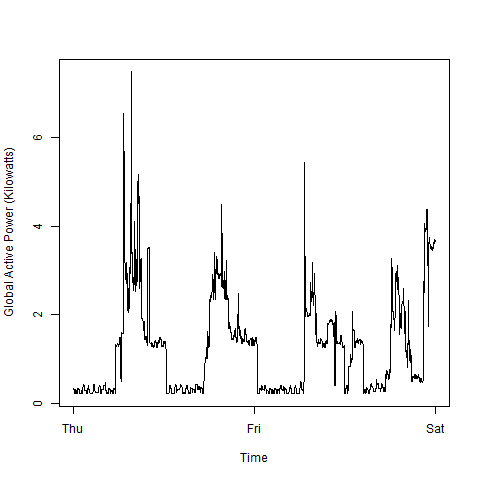

Here is the R script that generated this plot:
library(sqldf)

data<-read.csv.sql("project_1.txt",sql="select * from file where Date='1/2/2007' OR Date='2/2/2007'",header=T,sep=";")






for(n in 1:2880)
{
  data[n,10]<-paste(data[n,1],data[n,2],sep=" ")
}

png(filename="plot1.png")

plot(as.POSIXct(strptime(data[,10],"%d/%m/%Y %H:%M:%S")),data[,3],type="l",ylab="Global Active Power (Kilowatts)", xlab="Time")

dev.off()
